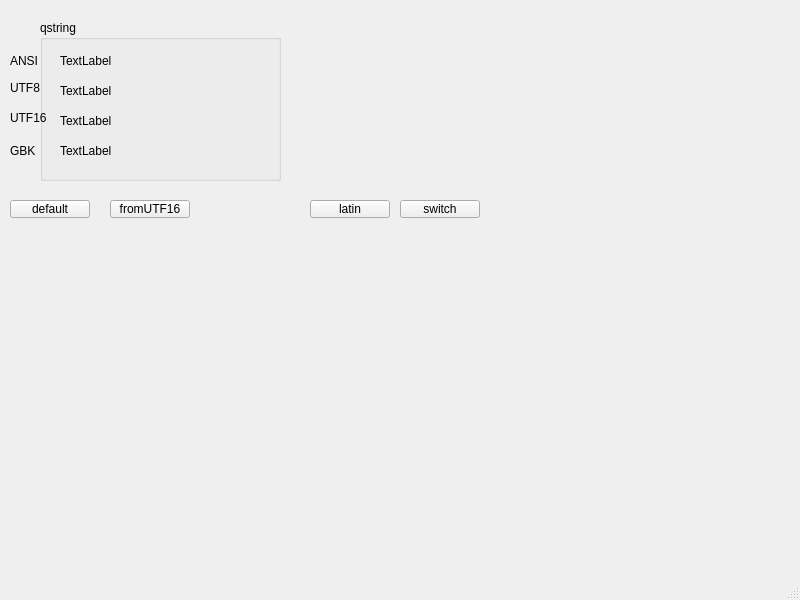
<?xml version="1.0" encoding="UTF-8"?>
<ui version="4.0">
 <class>QStringEncode</class>
 <widget class="QMainWindow" name="QStringEncode">
  <property name="geometry">
   <rect>
    <x>0</x>
    <y>0</y>
    <width>800</width>
    <height>600</height>
   </rect>
  </property>
  <property name="windowTitle">
   <string>QStringEncode</string>
  </property>
  <widget class="QWidget" name="centralwidget">
   <widget class="QGroupBox" name="groupBox_2">
    <property name="geometry">
     <rect>
      <x>40</x>
      <y>20</y>
      <width>241</width>
      <height>161</height>
     </rect>
    </property>
    <property name="title">
     <string>qstring</string>
    </property>
    <widget class="QLabel" name="strUTF8Label">
     <property name="geometry">
      <rect>
       <x>20</x>
       <y>60</y>
       <width>191</width>
       <height>21</height>
      </rect>
     </property>
     <property name="text">
      <string>TextLabel</string>
     </property>
    </widget>
    <widget class="QLabel" name="strGBKLabel">
     <property name="geometry">
      <rect>
       <x>20</x>
       <y>120</y>
       <width>191</width>
       <height>21</height>
      </rect>
     </property>
     <property name="text">
      <string>TextLabel</string>
     </property>
    </widget>
    <widget class="QLabel" name="strANSILabel">
     <property name="geometry">
      <rect>
       <x>20</x>
       <y>30</y>
       <width>191</width>
       <height>21</height>
      </rect>
     </property>
     <property name="text">
      <string>TextLabel</string>
     </property>
    </widget>
    <widget class="QLabel" name="strUTF16Label">
     <property name="geometry">
      <rect>
       <x>20</x>
       <y>90</y>
       <width>191</width>
       <height>21</height>
      </rect>
     </property>
     <property name="text">
      <string>TextLabel</string>
     </property>
    </widget>
   </widget>
   <widget class="QLabel" name="hexGBKLabel_2">
    <property name="geometry">
     <rect>
      <x>10</x>
      <y>140</y>
      <width>81</width>
      <height>21</height>
     </rect>
    </property>
    <property name="text">
     <string>GBK</string>
    </property>
   </widget>
   <widget class="QLabel" name="hexUTF8Label_2">
    <property name="geometry">
     <rect>
      <x>10</x>
      <y>80</y>
      <width>71</width>
      <height>16</height>
     </rect>
    </property>
    <property name="text">
     <string>UTF8</string>
    </property>
   </widget>
   <widget class="QLabel" name="hexUTF16Label_2">
    <property name="geometry">
     <rect>
      <x>10</x>
      <y>110</y>
      <width>81</width>
      <height>16</height>
     </rect>
    </property>
    <property name="text">
     <string>UTF16</string>
    </property>
   </widget>
   <widget class="QLabel" name="hexANSILabel_2">
    <property name="geometry">
     <rect>
      <x>10</x>
      <y>50</y>
      <width>71</width>
      <height>21</height>
     </rect>
    </property>
    <property name="text">
     <string>ANSI</string>
    </property>
   </widget>
   <widget class="QPushButton" name="pushButton">
    <property name="geometry">
     <rect>
      <x>10</x>
      <y>200</y>
      <width>80</width>
      <height>18</height>
     </rect>
    </property>
    <property name="text">
     <string>default</string>
    </property>
   </widget>
   <widget class="QPushButton" name="pushButton_2">
    <property name="geometry">
     <rect>
      <x>110</x>
      <y>200</y>
      <width>80</width>
      <height>18</height>
     </rect>
    </property>
    <property name="text">
     <string>fromUTF16</string>
    </property>
   </widget>
   <widget class="QPushButton" name="pushButton_4">
    <property name="geometry">
     <rect>
      <x>310</x>
      <y>200</y>
      <width>80</width>
      <height>18</height>
     </rect>
    </property>
    <property name="text">
     <string>latin</string>
    </property>
   </widget>
   <widget class="QPushButton" name="pushButton_5">
    <property name="geometry">
     <rect>
      <x>400</x>
      <y>200</y>
      <width>80</width>
      <height>18</height>
     </rect>
    </property>
    <property name="text">
     <string>switch</string>
    </property>
   </widget>
  </widget>
  <widget class="QMenuBar" name="menubar">
   <property name="geometry">
    <rect>
     <x>0</x>
     <y>0</y>
     <width>800</width>
     <height>17</height>
    </rect>
   </property>
  </widget>
  <widget class="QStatusBar" name="statusbar"/>
 </widget>
 <resources/>
 <connections/>
</ui>
